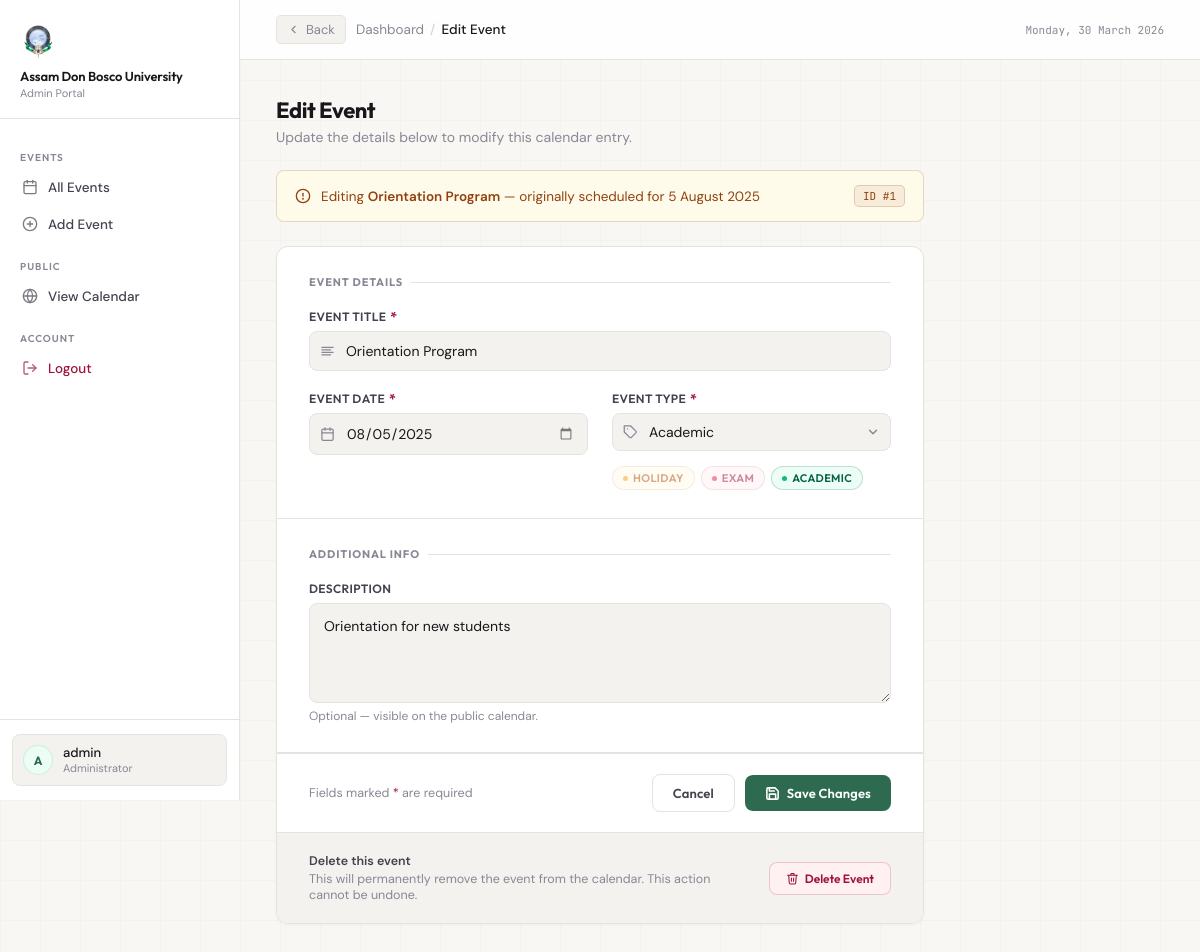
The page /academic/admin/edit_event.php?id=1 (signed in) on the database its author committed.
### tables this page shows
CREATE TABLE IF NOT EXISTS `events` (
  `id` int NOT NULL AUTO_INCREMENT,
  `title` varchar(200) DEFAULT NULL,
  `type` varchar(50) DEFAULT NULL,
  `event_date` date DEFAULT NULL,
  `description` text,
  PRIMARY KEY (`id`)
);

### academic/admin/edit_event.php (the view, shortened to what this page needs)
<?php
include "../config.php";
$id = (int)$_GET['id'];
$stmt = $conn->prepare("SELECT * FROM events WHERE id=?");
$stmt->bind_param("i", $id);
$stmt->execute();
$result = $stmt->get_result();
$event  = $result->fetch_assoc();
$val = [
  'title'       => isset($_POST['title'])       ? $_POST['title']       : $event['title'],
  'date'        => isset($_POST['date'])         ? $_POST['date']        : $event['event_date'],
  'type'        => isset($_POST['type'])         ? $_POST['type']        : $event['type'],
  'description' => isset($_POST['description'])  ? $_POST['description'] : $event['description'],
];
?>
<!DOCTYPE html>
<html lang="en">
<head>
</head>
<body>
<aside class="sidebar" id="sidebar">
  <div class="sidebar-brand">
    <img src="../logo.png" alt="ADBU Logo">
    <div>
      <div class="sidebar-brand-name">Assam Don Bosco University</div>
      <div class="sidebar-brand-sub">Admin Portal</div>
    </div>
  </div>
  <nav class="sidebar-nav">
    <div class="nav-section-label">Events</div>
    <a href="dashboard.php" class="nav-item">
      <svg viewBox="0 0 24 24" fill="none" stroke="currentColor" stroke-width="2" stroke-linecap="round" stroke-linejoin="round">
        <rect x="3" y="4" width="18" height="18" rx="2"/><line x1="16" y1="2" x2="16" y2="6"/><line x1="8" y1="2" x2="8" y2="6"/><line x1="3" y1="10" x2="21" y2="10"/>
      </svg>
      All Events
    </a>
    <a href="add_event.php" class="nav-item">
      <svg viewBox="0 0 24 24" fill="none" stroke="currentColor" stroke-width="2" stroke-linecap="round" stroke-linejoin="round">
        <circle cx="12" cy="12" r="10"/><line x1="12" y1="8" x2="12" y2="16"/><line x1="8" y1="12" x2="16" y2="12"/>
      </svg>
      Add Event
    </a>
    <div class="nav-section-label">Public</div>
    <a href="../index.php" class="nav-item" target="_blank">
      <svg viewBox="0 0 24 24" fill="none" stroke="currentColor" stroke-width="2" stroke-linecap="round" stroke-linejoin="round">
        <circle cx="12" cy="12" r="10"/><line x1="2" y1="12" x2="22" y2="12"/>
        <path d="M12 2a15.3 15.3 0 0 1 4 10 15.3 15.3 0 0 1-4 10 15.3 15.3 0 0 1-4-10 15.3 15.3 0 0 1 4-10z"/>
      </svg>
      View Calendar
    </a>
    <div class="nav-section-label">Account</div>
    <a href="../logout.php" class="nav-item danger">
      <svg viewBox="0 0 24 24" fill="none" stroke="currentColor" stroke-width="2" stroke-linecap="round" stroke-linejoin="round">
        <path d="M9 21H5a2 2 0 0 1-2-2V5a2 2 0 0 1 2-2h4"/>
        <polyline points="16 17 21 12 16 7"/><line x1="21" y1="12" x2="9" y2="12"/>
      </svg>
      Logout
    </a>
  </nav>
  <div class="sidebar-footer">
    <div class="user-chip">
      <div class="user-avatar"><?= strtoupper(substr($_SESSION['username'], 0, 1)) ?></div>
      <div>
        <div class="user-name"><?= htmlspecialchars($_SESSION['username']) ?></div>
        <div class="user-role">Administrator</div>
      </div>
    </div>
  </div>
</aside>
<div class="main">
  <div class="topbar">
    <div class="topbar-left">
      <a href="dashboard.php" class="back-btn">
        <svg viewBox="0 0 24 24" fill="none" stroke="currentColor" stroke-width="2" stroke-linecap="round" stroke-linejoin="round">
          <polyline points="15 18 9 12 15 6"/>
        </svg>
        Back
      </a>
      <div class="topbar-breadcrumb">
        <a href="dashboard.php">Dashboard</a>
        <span class="sep">/</span>
        <span class="current">Edit Event</span>
      </div>
    </div>
    <span class="topbar-date"><?= date('l, j F Y') ?></span>
  </div>
  <div class="content">
    <div class="page-header">
      <div class="page-title">Edit Event</div>
      <div class="page-desc">Update the details below to modify this calendar entry.</div>
    </div>
    <div class="event-meta-strip">
      <svg viewBox="0 0 24 24" fill="none" stroke="currentColor" stroke-width="2" stroke-linecap="round" stroke-linejoin="round">
        <circle cx="12" cy="12" r="10"/><line x1="12" y1="8" x2="12" y2="12"/><circle cx="12" cy="16" r="0.5" fill="currentColor"/>
      </svg>
      <span class="event-meta-text">
        Editing <strong><?= htmlspecialchars($event['title']) ?></strong>
        &mdash; originally scheduled for <?= date('j F Y', strtotime($event['event_date'])) ?>
      </span>
      <span class="event-id-badge">ID #<?= $event['id'] ?></span>
    </div>
    <div class="form-card">
      <form method="post" novalidate>
        <div class="form-section">
          <div class="form-section-label">Event Details</div>
          <div class="form-grid">
            <div class="field field-full">
              <label for="title">Event Title <span class="req">*</span></label>
              <div class="input-wrap">
                <input type="text" id="title" name="title"
                  placeholder="Event title"
                  required autocomplete="off"
                  value="<?= htmlspecialchars($val['title']) ?>">
              </div>
            </div>
            <div class="field">
              <label for="date">Event Date <span class="req">*</span></label>
              <div class="input-wrap">
                <input type="date" id="date" name="date" required
                  value="<?= htmlspecialchars($val['date']) ?>">
              </div>
            </div>
            <div class="field">
              <label for="type">Event Type <span class="req">*</span></label>
              <div class="input-wrap select-wrap">
                <select id="type" name="type" required>
                  <option value="Academic" <?= $val['type']==='Academic' ? 'selected' : '' ?>>Academic</option>
                </select>
              </div>
              <div class="type-pills">
                <span class="type-pill-opt" style="color:#b45309;background:#fffbeb;border-color:rgba(180,83,9,0.2)">
                  <span class="type-pill-dot" style="background:#f59e0b"></span>Holiday
                </span>
                <span class="type-pill-opt" style="color:#9f1239;background:#fff1f2;border-color:rgba(159,18,57,0.2)">
                  <span class="type-pill-dot" style="background:#e11d48"></span>Exam
                </span>
                <span class="type-pill-opt" style="color:#065f46;background:#ecfdf5;border-color:rgba(6,95,70,0.2)">
                  <span class="type-pill-dot" style="background:#10b981"></span>Academic
                </span>
              </div>
            </div>
          </div>
        </div>
        <div class="form-section">
          <div class="form-section-label">Additional Info</div>
          <div class="field">
            <label for="description">Description</label>
            <textarea id="description" name="description"
              placeholder="Add any relevant notes, venue details, or instructions…"><?= htmlspecialchars($val['description']) ?></textarea>
            <span class="field-hint">Optional — visible on the public calendar.</span>
          </div>
        </div>
        <div class="form-actions">
          <span class="form-actions-note">Fields marked <em>*</em> are required</span>
          <div class="form-actions-right">
            <a href="dashboard.php" class="btn btn-ghost">Cancel</a>
            <button type="submit" name="update" class="btn btn-primary">
              <svg viewBox="0 0 24 24" fill="none" stroke="currentColor" stroke-width="2.5" stroke-linecap="round" stroke-linejoin="round">
                <path d="M19 21H5a2 2 0 0 1-2-2V5a2 2 0 0 1 2-2h11l5 5v11a2 2 0 0 1-2 2z"/>
                <polyline points="17 21 17 13 7 13 7 21"/><polyline points="7 3 7 8 15 8"/>
              </svg>
              Save Changes
            </button>
          </div>
        </div>
      </form>
      <div class="danger-zone">
        <div class="danger-zone-text">
          <strong>Delete this event</strong>
          This will permanently remove the event from the calendar. This action cannot be undone.
        </div>
        <a href="delete_event.php?id=<?= $event['id'] ?>"
          class="btn-delete-event"
          onclick="return confirm('Permanently delete this event? This cannot be undone.')">
          <svg viewBox="0 0 24 24" fill="none" stroke="currentColor" stroke-width="2" stroke-linecap="round" stroke-linejoin="round">
            <polyline points="3 6 5 6 21 6"/>
            <path d="M19 6l-1 14a2 2 0 0 1-2 2H8a2 2 0 0 1-2-2L5 6"/>
            <path d="M10 11v6"/><path d="M14 11v6"/>
            <path d="M9 6V4a1 1 0 0 1 1-1h4a1 1 0 0 1 1 1v2"/>
          </svg>
          Delete Event
        </a>
      </div>
    </div>
  </div>
</div>
</body>
</html>

### rows shown on the page
events: title "Orientation Program", event_date "5 August 2025", id "1", date "08/05/2025", type "Academic", description "Orientation for new students"

### other values the page prints
substr($_SESSION['username'], 0, 1) "A"
$_SESSION['username'] "admin"
